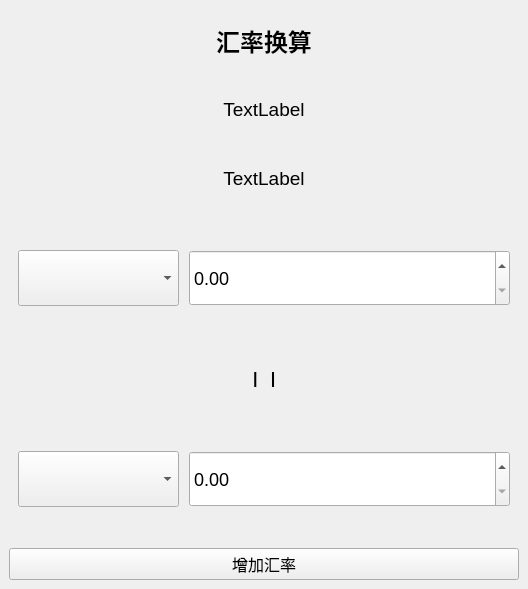
<?xml version="1.0" encoding="UTF-8"?>
<ui version="4.0">
 <class>ExchangeRateConversionModule</class>
 <widget class="QWidget" name="ExchangeRateConversionModule">
  <property name="geometry">
   <rect>
    <x>0</x>
    <y>0</y>
    <width>528</width>
    <height>589</height>
   </rect>
  </property>
  <property name="windowTitle">
   <string>Form</string>
  </property>
  <property name="styleSheet">
   <string notr="true">.QGroupBox{
	border: none;

}</string>
  </property>
  <layout class="QGridLayout" name="gridLayout">
   <property name="leftMargin">
    <number>0</number>
   </property>
   <property name="topMargin">
    <number>0</number>
   </property>
   <property name="rightMargin">
    <number>0</number>
   </property>
   <property name="bottomMargin">
    <number>0</number>
   </property>
   <property name="horizontalSpacing">
    <number>0</number>
   </property>
   <property name="verticalSpacing">
    <number>6</number>
   </property>
   <item row="0" column="0">
    <widget class="QGroupBox" name="groupBox">
     <property name="title">
      <string/>
     </property>
     <layout class="QVBoxLayout" name="verticalLayout" stretch="1,1,1,2,1,2,0">
      <item>
       <widget class="QLabel" name="title">
        <property name="font">
         <font>
          <pointsize>18</pointsize>
          <bold>true</bold>
         </font>
        </property>
        <property name="text">
         <string>汇率换算</string>
        </property>
        <property name="alignment">
         <set>Qt::AlignCenter</set>
        </property>
       </widget>
      </item>
      <item>
       <widget class="QLabel" name="tip1">
        <property name="font">
         <font>
          <pointsize>14</pointsize>
         </font>
        </property>
        <property name="text">
         <string>TextLabel</string>
        </property>
        <property name="alignment">
         <set>Qt::AlignCenter</set>
        </property>
       </widget>
      </item>
      <item>
       <widget class="QLabel" name="tip2">
        <property name="font">
         <font>
          <pointsize>14</pointsize>
         </font>
        </property>
        <property name="text">
         <string>TextLabel</string>
        </property>
        <property name="alignment">
         <set>Qt::AlignCenter</set>
        </property>
       </widget>
      </item>
      <item>
       <widget class="QGroupBox" name="groupBox_2">
        <property name="styleSheet">
         <string notr="true">.QComboBox{
	height: 50%;
	font-size: 18px;
}
.QDoubleSpinBox{
	height: 50%;
	font-size: 18px;
}</string>
        </property>
        <property name="title">
         <string/>
        </property>
        <layout class="QHBoxLayout" name="horizontalLayout" stretch="1,2">
         <property name="spacing">
          <number>10</number>
         </property>
         <item>
          <widget class="QComboBox" name="comboBox_1"/>
         </item>
         <item>
          <widget class="QDoubleSpinBox" name="doubleSpinBox_1">
           <property name="maximum">
            <double>99999.990000000005239</double>
           </property>
          </widget>
         </item>
        </layout>
       </widget>
      </item>
      <item>
       <widget class="QGroupBox" name="groupBox_4">
        <property name="title">
         <string/>
        </property>
        <layout class="QGridLayout" name="gridLayout_2">
         <item row="0" column="1">
          <spacer name="horizontalSpacer">
           <property name="orientation">
            <enum>Qt::Horizontal</enum>
           </property>
           <property name="sizeHint" stdset="0">
            <size>
             <width>40</width>
             <height>20</height>
            </size>
           </property>
          </spacer>
         </item>
         <item row="0" column="4">
          <spacer name="horizontalSpacer_2">
           <property name="orientation">
            <enum>Qt::Horizontal</enum>
           </property>
           <property name="sizeHint" stdset="0">
            <size>
             <width>40</width>
             <height>20</height>
            </size>
           </property>
          </spacer>
         </item>
         <item row="0" column="2">
          <widget class="QLabel" name="icon">
           <property name="font">
            <font>
             <pointsize>12</pointsize>
             <bold>true</bold>
            </font>
           </property>
           <property name="text">
            <string>|   |</string>
           </property>
          </widget>
         </item>
        </layout>
       </widget>
      </item>
      <item>
       <widget class="QGroupBox" name="groupBox_3">
        <property name="styleSheet">
         <string notr="true">.QComboBox{
	height: 50%;
	font-size: 18px;
}
.QDoubleSpinBox{
	height: 50%;
	font-size: 18px;
}</string>
        </property>
        <property name="title">
         <string/>
        </property>
        <layout class="QHBoxLayout" name="horizontalLayout_2" stretch="1,2">
         <property name="spacing">
          <number>10</number>
         </property>
         <item>
          <widget class="QComboBox" name="comboBox_2"/>
         </item>
         <item>
          <widget class="QDoubleSpinBox" name="doubleSpinBox_2">
           <property name="maximum">
            <double>99999.990000000005239</double>
           </property>
          </widget>
         </item>
        </layout>
       </widget>
      </item>
      <item>
       <widget class="QPushButton" name="btnAddRate">
        <property name="font">
         <font>
          <pointsize>12</pointsize>
         </font>
        </property>
        <property name="text">
         <string>增加汇率</string>
        </property>
       </widget>
      </item>
     </layout>
    </widget>
   </item>
  </layout>
 </widget>
 <resources/>
 <connections/>
</ui>
